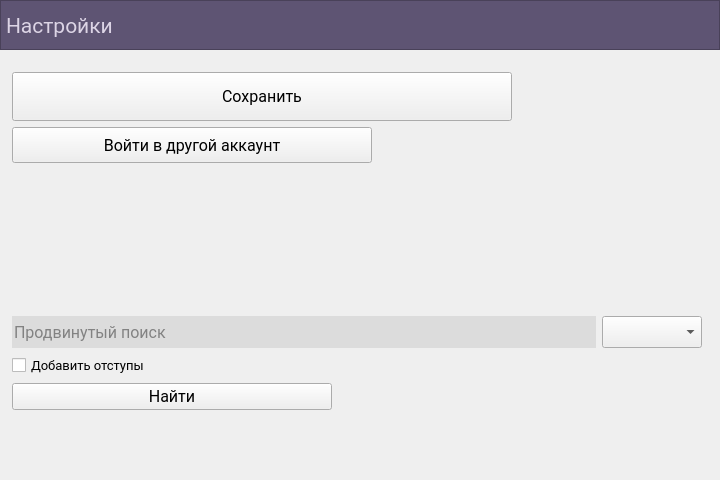
<?xml version="1.0" encoding="UTF-8"?>
<ui version="4.0">
 <class>Form</class>
 <widget class="QWidget" name="Form">
  <property name="geometry">
   <rect>
    <x>0</x>
    <y>0</y>
    <width>720</width>
    <height>480</height>
   </rect>
  </property>
  <property name="sizePolicy">
   <sizepolicy hsizetype="Expanding" vsizetype="Expanding">
    <horstretch>0</horstretch>
    <verstretch>0</verstretch>
   </sizepolicy>
  </property>
  <property name="windowTitle">
   <string>Настройки</string>
  </property>
  <layout class="QGridLayout" name="gridLayout" rowstretch="0,0">
   <property name="leftMargin">
    <number>0</number>
   </property>
   <property name="topMargin">
    <number>0</number>
   </property>
   <property name="rightMargin">
    <number>0</number>
   </property>
   <property name="bottomMargin">
    <number>0</number>
   </property>
   <item row="0" column="0">
    <widget class="QFrame" name="frame">
     <property name="sizePolicy">
      <sizepolicy hsizetype="Expanding" vsizetype="Minimum">
       <horstretch>0</horstretch>
       <verstretch>0</verstretch>
      </sizepolicy>
     </property>
     <property name="minimumSize">
      <size>
       <width>0</width>
       <height>50</height>
      </size>
     </property>
     <property name="maximumSize">
      <size>
       <width>16777215</width>
       <height>50</height>
      </size>
     </property>
     <property name="styleSheet">
      <string notr="true">QFrame
{
	background-color: rgb(94, 84, 115);
}
</string>
     </property>
     <property name="frameShape">
      <enum>QFrame::StyledPanel</enum>
     </property>
     <property name="frameShadow">
      <enum>QFrame::Raised</enum>
     </property>
     <property name="lineWidth">
      <number>0</number>
     </property>
     <layout class="QHBoxLayout" name="horizontalLayout" stretch="0">
      <property name="spacing">
       <number>0</number>
      </property>
      <property name="sizeConstraint">
       <enum>QLayout::SetDefaultConstraint</enum>
      </property>
      <property name="leftMargin">
       <number>5</number>
      </property>
      <property name="topMargin">
       <number>0</number>
      </property>
      <property name="rightMargin">
       <number>2</number>
      </property>
      <property name="bottomMargin">
       <number>0</number>
      </property>
      <item>
       <widget class="QLabel" name="label_2">
        <property name="sizePolicy">
         <sizepolicy hsizetype="Preferred" vsizetype="Preferred">
          <horstretch>0</horstretch>
          <verstretch>0</verstretch>
         </sizepolicy>
        </property>
        <property name="minimumSize">
         <size>
          <width>0</width>
          <height>50</height>
         </size>
        </property>
        <property name="maximumSize">
         <size>
          <width>16777215</width>
          <height>50</height>
         </size>
        </property>
        <property name="font">
         <font>
          <family>Roboto</family>
          <pointsize>16</pointsize>
         </font>
        </property>
        <property name="styleSheet">
         <string notr="true">QLabel
{
	background-color: rgba(255, 255, 255, 0);
	color:rgb(220,212,229);
}</string>
        </property>
        <property name="text">
         <string>Настройки</string>
        </property>
       </widget>
      </item>
     </layout>
    </widget>
   </item>
   <item row="1" column="0">
    <layout class="QGridLayout" name="gridLayout_2" rowstretch="1,1,3,1,1,1,0" columnstretch="100,100,1">
     <property name="leftMargin">
      <number>12</number>
     </property>
     <property name="topMargin">
      <number>16</number>
     </property>
     <property name="rightMargin">
      <number>12</number>
     </property>
     <property name="bottomMargin">
      <number>30</number>
     </property>
     <item row="3" column="1">
      <widget class="QComboBox" name="typeComboBox">
       <property name="minimumSize">
        <size>
         <width>100</width>
         <height>32</height>
        </size>
       </property>
       <property name="maximumSize">
        <size>
         <width>70</width>
         <height>16777215</height>
        </size>
       </property>
       <property name="font">
        <font>
         <family>Roboto</family>
         <pointsize>10</pointsize>
        </font>
       </property>
       <property name="currentText">
        <string/>
       </property>
       <property name="currentIndex">
        <number>-1</number>
       </property>
       <property name="placeholderText">
        <string>Тип</string>
       </property>
      </widget>
     </item>
     <item row="2" column="0">
      <spacer name="verticalSpacer_2">
       <property name="orientation">
        <enum>Qt::Vertical</enum>
       </property>
       <property name="sizeHint" stdset="0">
        <size>
         <width>20</width>
         <height>40</height>
        </size>
       </property>
      </spacer>
     </item>
     <item row="3" column="2">
      <spacer name="horizontalSpacer">
       <property name="orientation">
        <enum>Qt::Horizontal</enum>
       </property>
       <property name="sizeHint" stdset="0">
        <size>
         <width>40</width>
         <height>20</height>
        </size>
       </property>
      </spacer>
     </item>
     <item row="0" column="0" colspan="2">
      <widget class="QPushButton" name="saveSubjects">
       <property name="sizePolicy">
        <sizepolicy hsizetype="Preferred" vsizetype="Preferred">
         <horstretch>0</horstretch>
         <verstretch>0</verstretch>
        </sizepolicy>
       </property>
       <property name="minimumSize">
        <size>
         <width>340</width>
         <height>36</height>
        </size>
       </property>
       <property name="maximumSize">
        <size>
         <width>500</width>
         <height>16777215</height>
        </size>
       </property>
       <property name="font">
        <font>
         <family>Roboto</family>
         <pointsize>12</pointsize>
        </font>
       </property>
       <property name="text">
        <string>Сохранить</string>
       </property>
      </widget>
     </item>
     <item row="6" column="0">
      <spacer name="verticalSpacer">
       <property name="orientation">
        <enum>Qt::Vertical</enum>
       </property>
       <property name="sizeHint" stdset="0">
        <size>
         <width>20</width>
         <height>40</height>
        </size>
       </property>
      </spacer>
     </item>
     <item row="3" column="0">
      <widget class="QLineEdit" name="findEdit">
       <property name="minimumSize">
        <size>
         <width>0</width>
         <height>32</height>
        </size>
       </property>
       <property name="font">
        <font>
         <family>Roboto</family>
         <pointsize>12</pointsize>
        </font>
       </property>
       <property name="styleSheet">
        <string notr="true">QLineEdit
{
	color: rgb(40, 40, 40);
	background-color: rgb(220, 220, 220);
	border:none;
}

QLineEdit::hover
{
	color: rgb(40, 40, 40);
	background-color: rgb(210, 210, 210);
	border:none;
}</string>
       </property>
       <property name="placeholderText">
        <string>Продвинутый поиск</string>
       </property>
      </widget>
     </item>
     <item row="5" column="0">
      <widget class="QPushButton" name="findButton">
       <property name="minimumSize">
        <size>
         <width>100</width>
         <height>24</height>
        </size>
       </property>
       <property name="maximumSize">
        <size>
         <width>320</width>
         <height>16777215</height>
        </size>
       </property>
       <property name="font">
        <font>
         <family>Roboto</family>
         <pointsize>12</pointsize>
        </font>
       </property>
       <property name="text">
        <string>Найти</string>
       </property>
      </widget>
     </item>
     <item row="1" column="0">
      <widget class="QPushButton" name="exitAccountButton">
       <property name="minimumSize">
        <size>
         <width>220</width>
         <height>36</height>
        </size>
       </property>
       <property name="maximumSize">
        <size>
         <width>360</width>
         <height>36</height>
        </size>
       </property>
       <property name="font">
        <font>
         <family>Roboto</family>
         <pointsize>12</pointsize>
        </font>
       </property>
       <property name="text">
        <string>Войти в другой аккаунт</string>
       </property>
      </widget>
     </item>
     <item row="4" column="0">
      <widget class="QCheckBox" name="addSpacesCheck">
       <property name="font">
        <font>
         <family>Roboto</family>
         <pointsize>10</pointsize>
        </font>
       </property>
       <property name="text">
        <string>Добавить отступы</string>
       </property>
      </widget>
     </item>
    </layout>
   </item>
  </layout>
 </widget>
 <resources/>
 <connections/>
</ui>
